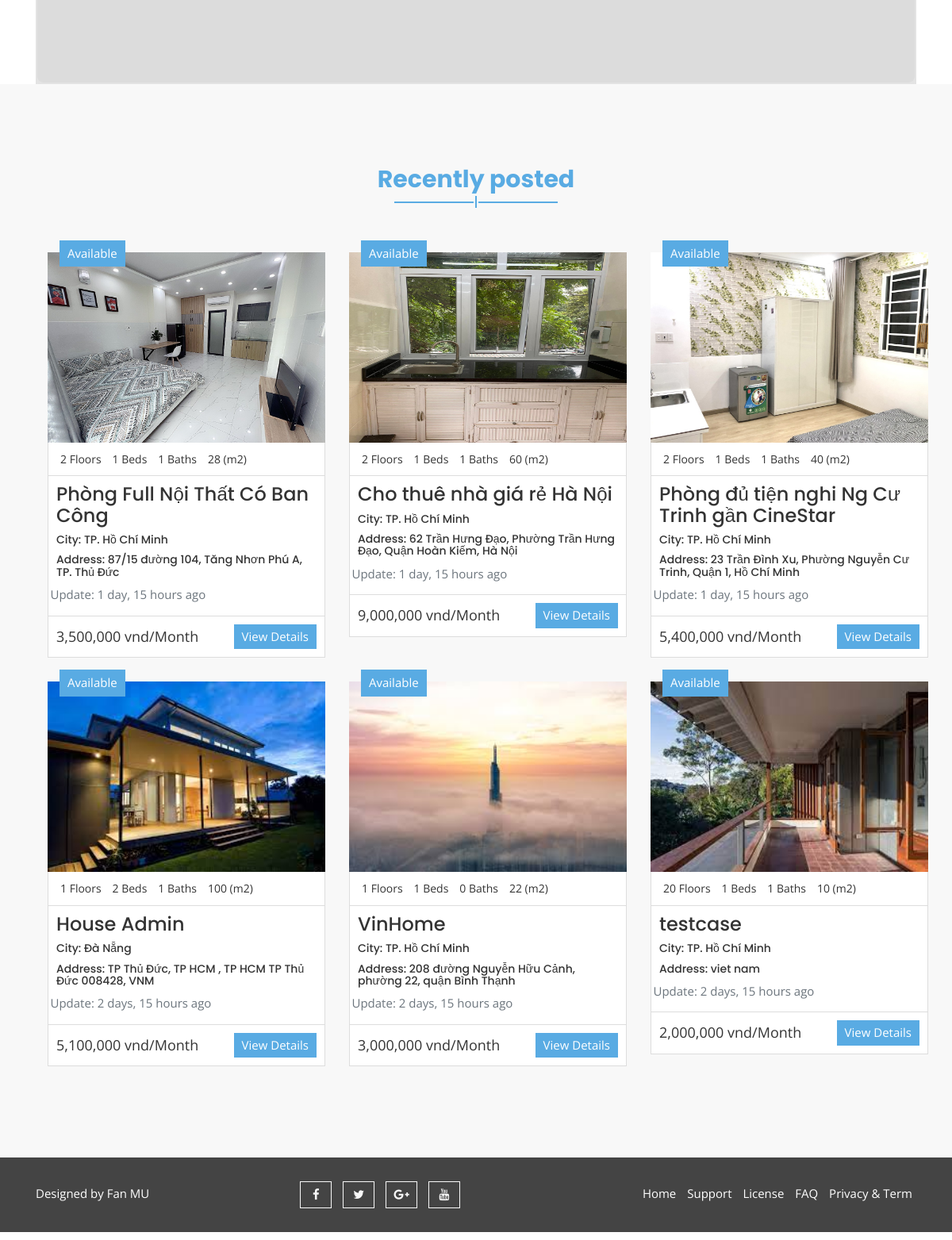
Before: / (lower part) with the older database file.
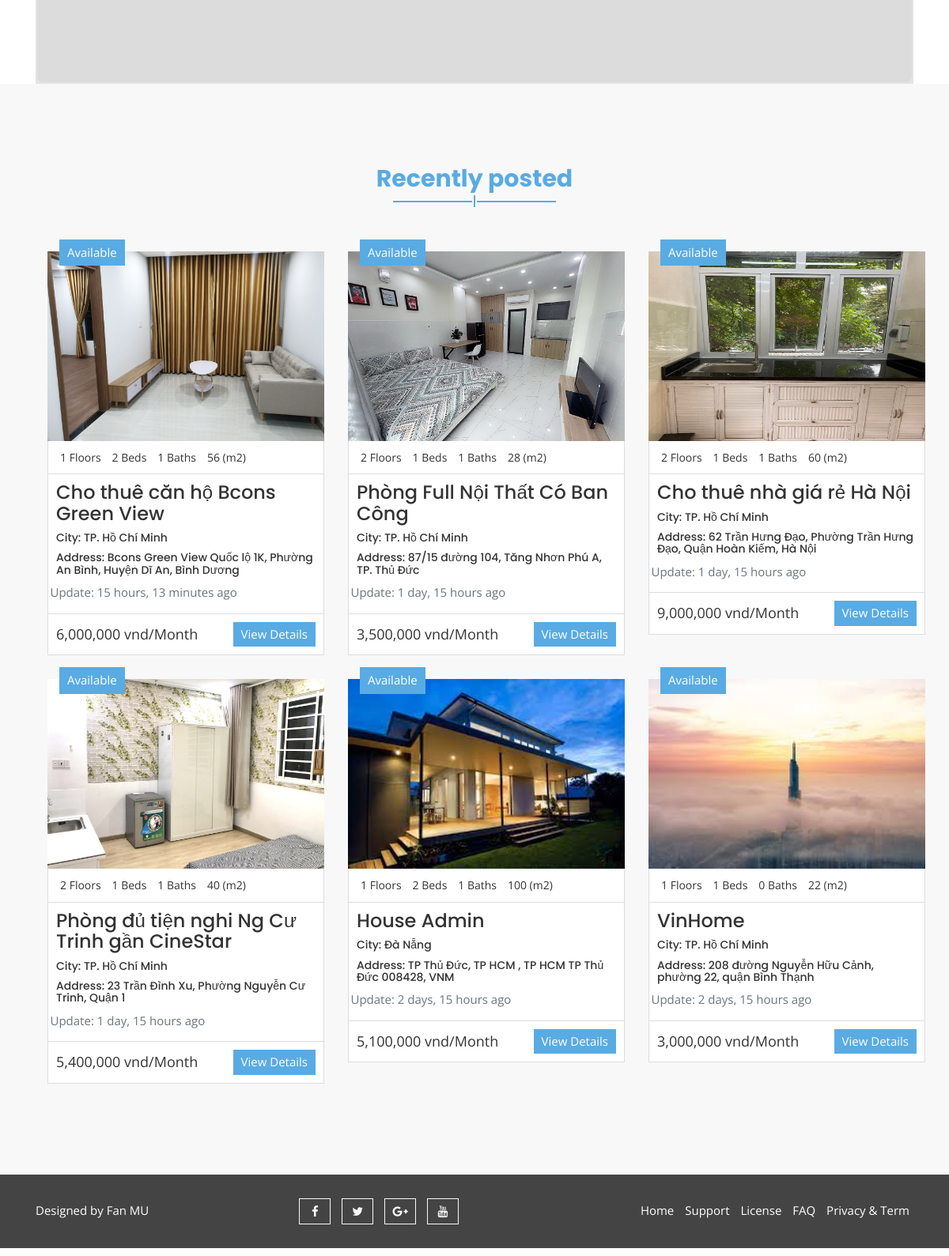
After: the same page with the newer database file.
### house/models.py (models this page shows, shortened)
class Listing(models.Model):
    status_choices = (
        ("Available","Available"),
        ("Unvailable", "Unavailable"),
        ("Sale", "For Sale"),
    )
    city_choices = {
        ('TP. Hồ Chí Minh', 'TP. Hồ Chí Minh'),
        ('Hà Nội', 'Hà Nội'),
        ('Đà Nẵng', 'Đà Nẵng'),
    }
    status = models.CharField(max_length = 20, choices=status_choices, default="Available")
    lessor = models.ForeignKey(Profile,on_delete = models.CASCADE, blank=True,null=True)
    title = models.CharField(max_length = 120)
    address = models.CharField(max_length = 200)
    city = models.CharField(max_length = 100,choices=city_choices,default='TP. Hồ Chí Minh')
    description = models.TextField(blank=True)
    price = models.IntegerField()
    area = models.IntegerField()
    floor= models.IntegerField(default=1)
    bedrooms = models.IntegerField(default=0)
    kitcheen = models.IntegerField(default=0)
    bathrooms = models.IntegerField(default=0)
    garage = models.BooleanField(default=0)
    AirCondition = models.BooleanField(default=0)
    ComunityCenter = models.BooleanField(default=0)
    SecuritySystem = models.BooleanField(default=0)
    Furniture = models.TextField(default=0)
    list_date = models.DateField(default = datetime.now,blank = True)
    photo_main = models.ImageField(upload_to = 'photos/%Y/%m/%d/')
    photo_1 = models.ImageField(upload_to = 'photos/%Y/%m/%d/',blank =True)
    photo_2 = models.ImageField(upload_to = 'photos/%Y/%m/%d/',blank =True)
    photo_3 = models.ImageField(upload_to = 'photos/%Y/%m/%d/',blank =True)
    photo_4 = models.ImageField(upload_to = 'photos/%Y/%m/%d/',blank =True)
    photo_5 = models.ImageField(upload_to = 'photos/%Y/%m/%d/',blank =True)

### home/views.py (the view)
# urls.py: path('',views.home,name='home'),
def home(request):
    listings = Listing.objects.order_by('-list_date')[:6]
    context =  {
        'listings':listings,
        "city_choices": city_choices,
        "price_choices":price_choices,
        "area_choices":area_choices,
        "bedroom_choices":bedroom_choices,
    }
    return render(request,'home/index.html',context)

### templates/home/index.html (shortened to what this page needs)
{% extends 'base.html' %}
{% load static %}
{% load humanize %}
{% block content %}
  <body class="aa-price-range">
  <section id="aa-slider">
    <div class="aa-slider-area">
      <div class="aa-top-slider">
      </div>
    </div>
  </section>
  <section id="aa-advance-search">
    <div class="container">
      <div class="aa-advance-search-area" >
        <form action="{% url 'search' %}" style="background-color:gainsboro;opacity: 1>
         <div class="form">
        </div>
      </div>
  </section>
  <section id="aa-latest-property">
    <div class="container">
      <div class="aa-latest-property-area">
        <div class="aa-title">
          <h2>Recently posted</h2>
          <span></span>
        </div>
        <div id="listings" class="py-4">
          <div class="container">
            <div class="row">
          {% if listings %}
              {% for listing in listings %}
              <div class="col-md-4">
                  <article class="aa-properties-item">
                    <a href="{% url 'listing' listing.pk%}" class="aa-properties-item-img">
                      <img src="{{listing.photo_main.url }}" alt="img" width="370" height="240">
                    </a>
                    <div class="aa-tag for-sale">
                      {{listing.status}}
                    </div>
                    <div class="aa-properties-item-content">
                      <div class="aa-properties-info">
                        <span>{{listing.floor}} Floors</span>
                        <span>{{listing.bedrooms}} Beds</span>
                        <span>{{listing.bathrooms}} Baths</span>
                        <span>{{listing.area}} (m2)</span>
                      </div>
                      <div class="aa-properties-about">
                        <h3><a href="{% url 'listing' listing.pk%}">{{listing.title}}</a></h3>
                        <h5>City: {{listing.city}}</h5>
                        <h5>Address: {{listing.address}}</h5>
                        <div class="row text-secondary pb-2">
                          <div class="col-12">
                            Update: {{ listing.list_date | timesince }} ago</div>
                        </div>
                      </div>
                      <div class="aa-properties-detial">
                        <span class="aa-price">
                          {{listing.price | intcomma}} vnd/Month
                        </span>
                        <a href="{% url 'listing' listing.pk %}" class="aa-secondary-btn">View Details</a>
                      </div>
                    </div>
                  </article>
                </div>
              {% endfor%}
          {% else %}
                <div class="col-md-12">
                  <p>No listings available.</p>
                </div>
          {% endif %}
            </div>
          </div>
        </div>
      </div>
    </div>
  </section>
</body>
  {% endblock %}

Changed rows visible on the page:
no longer on this page (row unchanged): Listing: photo_main (picture), status "Available", floor "20", bedrooms "1", bathrooms "1", area "10", title "testcase", city "TP. Hồ Chí Minh", address "viet nam", list_date "2 days, 15 hours", price "2,000,000"
added Listing: photo_main (picture), status "Available", floor "1", bedrooms "2", bathrooms "1", area "56", title "Cho thuê căn hộ Bcons Green View", city "TP. Hồ Chí Minh", address "Bcons Green View Quốc lộ 1K, Phường An Bình, Huyện Dĩ An, Bình Dương", list_date "15 hours, 13 minutes", price "6,000,000"
changed Listing "Phòng đủ tiện nghi Ng Cư Trinh gần CineStar": address "23 Trần Đình Xu, Phường Nguyễn Cư Trinh, Quận 1, Hồ Chí Minh" → "23 Trần Đình Xu, Phường Nguyễn Cư Trinh, Quận 1"
